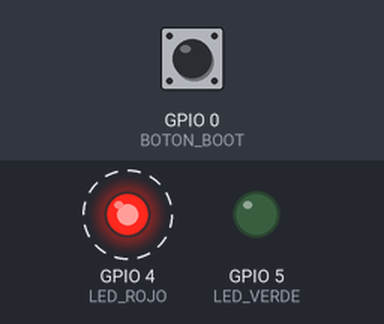
This sketch was run on a simulated ESP32. Parts: output pins drawn as LEDs (lit = HIGH). Dashed ring = blinking. Inputs (shaded band) come from the test bench; at power-on: GPIO 0 (BOTON_BOOT) HIGH. What the sketch prints to the serial monitor is not drawn.

Above: at 0.9 s.
1.3 s: GPIO 0 (BOTON_BOOT) pulled LOW for 0.15 s
4.3 s: GPIO 0 (BOTON_BOOT) pulsed LOW 2 times (0.12 s each, 0.3 s apart)
Timing chart, 0 to 13.3 s (numbered marks = the images above; inputs shaded):
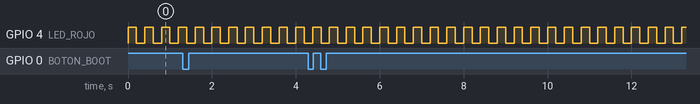

The sketch:

8.1.ino
```cpp
#define LED_VERDE 5
#define LED_ROJO 4
#define BOTON_BOOT 0


bool estadoLed = LOW;
int vecespulsado=0;
void IRAM_ATTR inter(){
  vecespulsado++;
  Serial.printf("[%d] - PULSADOR ACTIVO, vecesactivado : %d \n " ,micros() ,vecespulsado);


}

void setup() {
  pinMode(LED_VERDE, OUTPUT);
  pinMode(LED_ROJO, OUTPUT);
  digitalWrite(LED_VERDE, estadoLed);
  attachInterrupt(BOTON_BOOT , inter,FALLING );
  Serial.begin(9600,SERIAL_8N1);
}


void loop() {

  digitalWrite(LED_ROJO, HIGH);
  delay(200);
  digitalWrite(LED_ROJO, LOW);
  delay(200);


}
```

Measured:
- by itself, GPIO 4 (LED_ROJO): alternates HIGH for 0.20 s and LOW for 0.20 s
